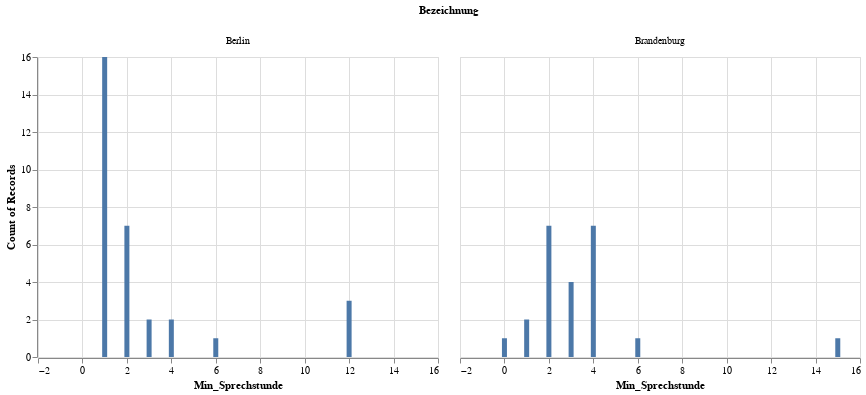

Here is the notebook cell this chart was saved with:
### Code cell
alt.Chart(berlinbrandenburgsample).mark_bar().encode(
    alt.X("Min_Sprechstunde:Q"),
    y='count()',
    column='Bezeichnung:N'
)
